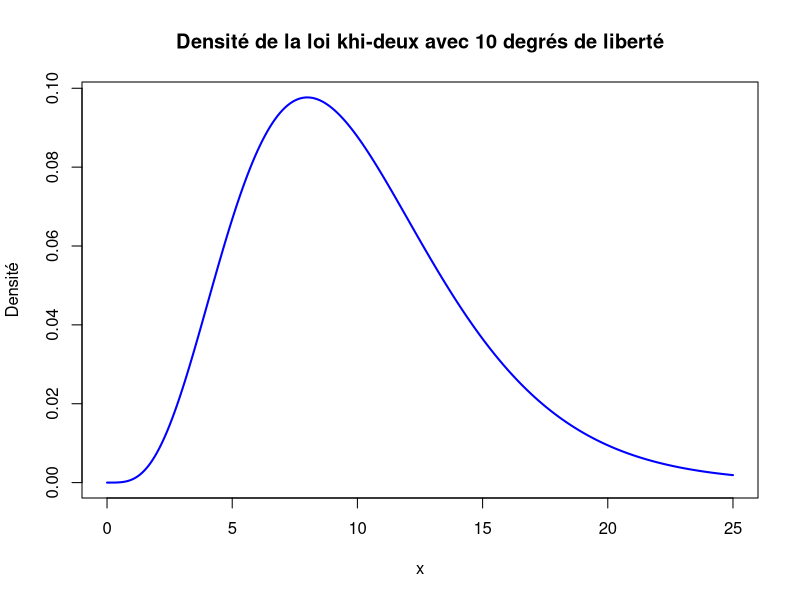
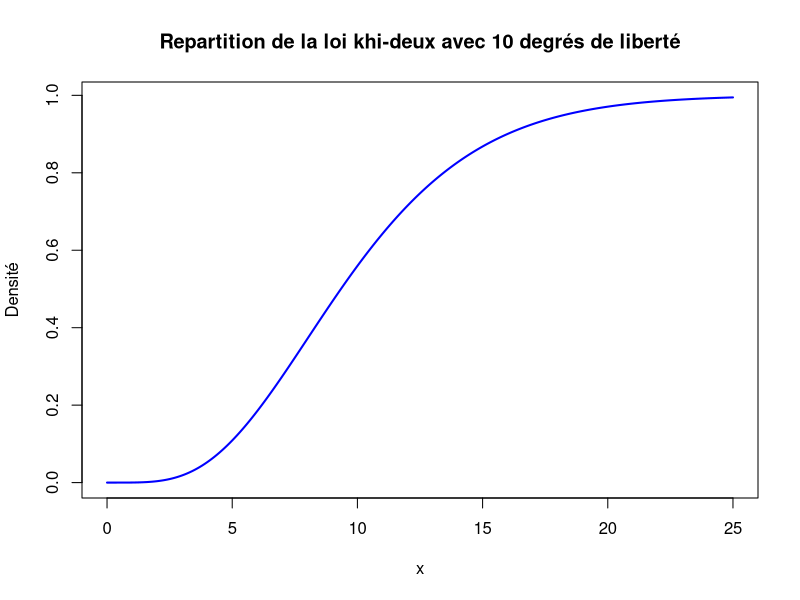
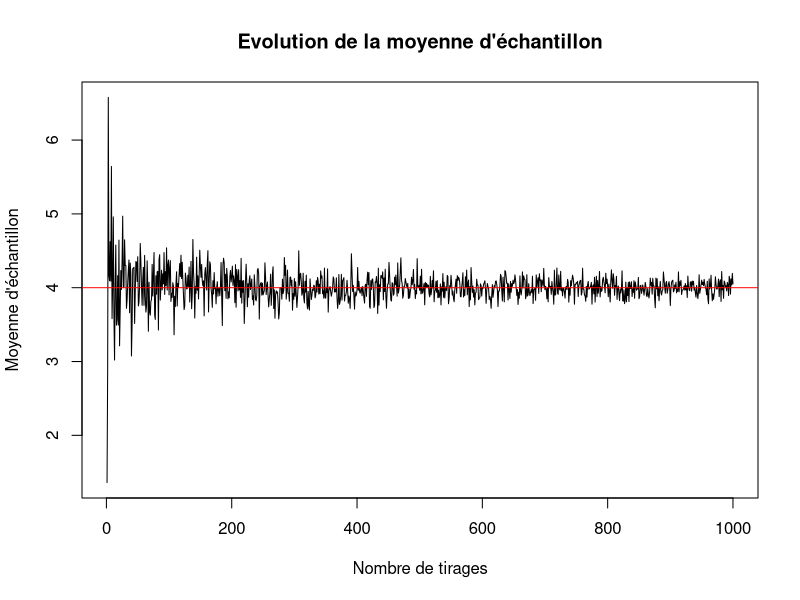
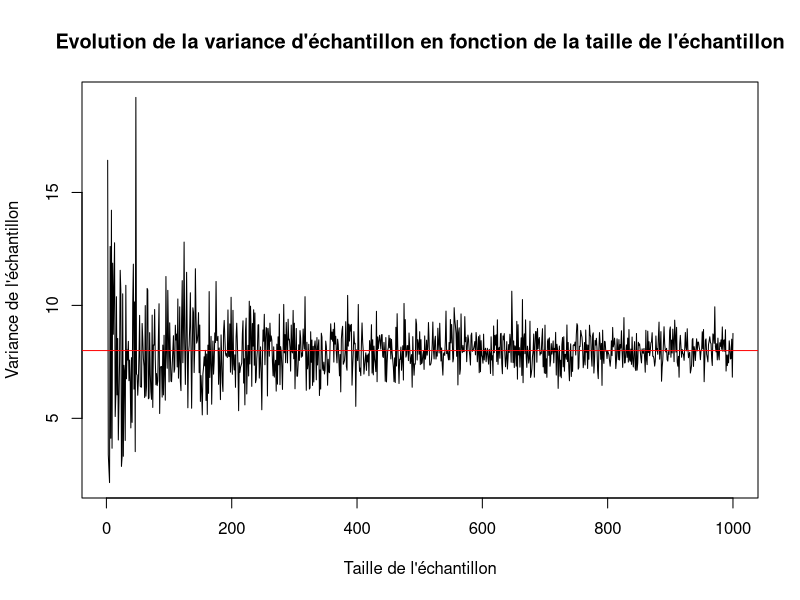
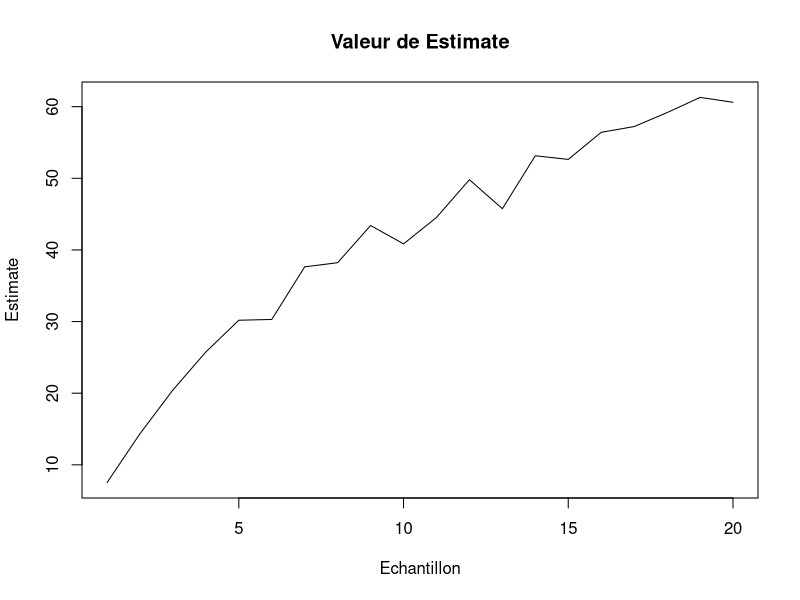
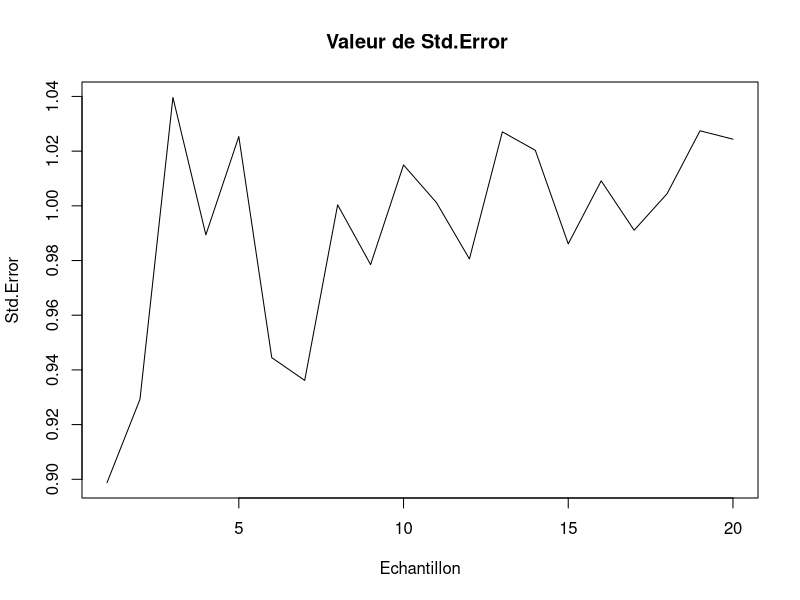
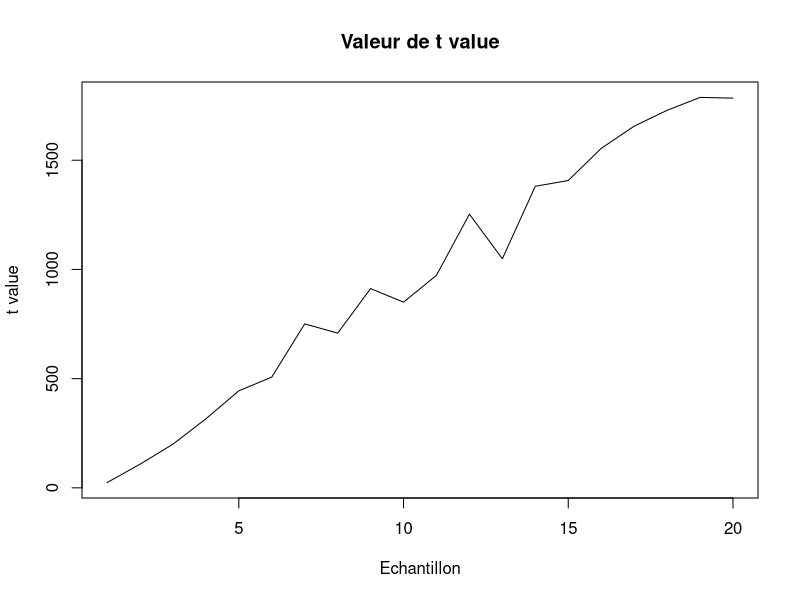
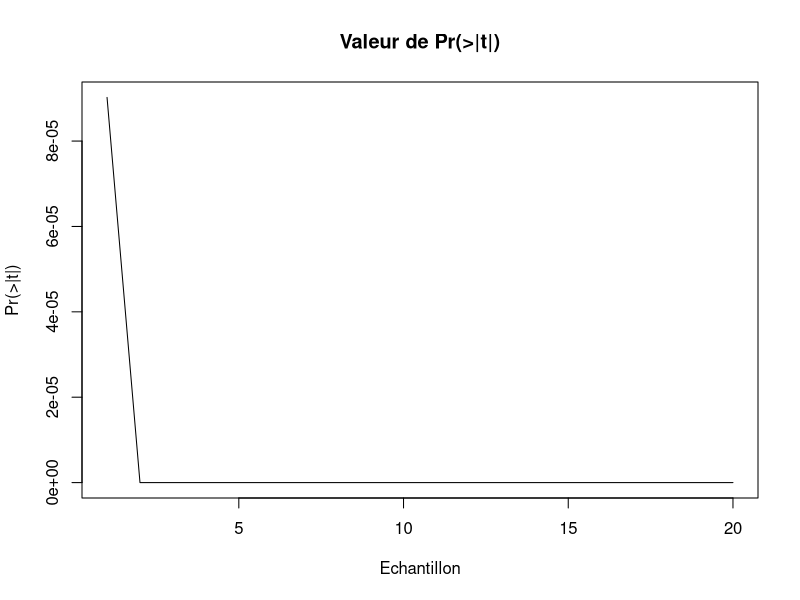

Write R code to recreate these figures, in order.
## ---- chunk 1
# Vecteur de valeurs pour l'axe des abscisses
x <- seq(0, 25, by=0.1)

# Calcul de la densité de la loi khi-deux
y <- dchisq(x, df=10)

# Tracé de la densité
plot(x, y, type="l", col="blue", lwd=2, xlab="x", ylab="Densité", 
     main="Densité de la loi khi-deux avec 10 degrés de liberté")
## ---- chunk 2
# Vecteur de valeurs pour l'axe des abscisses
x <- seq(0, 25, by=0.1)

# Calcul de la densité de la loi khi-deux
y <- pchisq(x, df=10)

# Tracé de la densité
plot(x, y, type="l", col="blue", lwd=2, xlab="x", ylab="Densité", 
     main="Repartition de la loi khi-deux avec 10 degrés de liberté")
## ---- chunk 3
# Fixer le nombre de tirages
n_tirages <- 1000

# Initialiser le vecteur pour stocker les moyennes d'échantillon
moyennes_echantillon <- numeric(n_tirages)

# Réaliser les tirages et calculer les moyennes d'échantillon
for (i in 1:n_tirages) {
  # Tirer i nombres aléatoires dans la loi du khi-deux avec 4 degrés de liberté
  tirage <- rchisq(i, df = 4)
  
  # Calculer la moyenne d'échantillon
  moyennes_echantillon[i] <- mean(tirage)
}

# Afficher les moyennes d'échantillon obtenues
plot(moyennes_echantillon, type = 'l', 
     main = "Evolution de la moyenne d'échantillon", 
     xlab = "Nombre de tirages", 
     ylab = "Moyenne d'échantillon")
abline(h = 4, col = "red")
## ---- chunk 4
# Initialisation du vecteur de stockage des variances
variances_echantillon <- numeric(1000)

# Réalisation de l'échantillonnage et calcul des variances
for (n in 1:1000) {
  echantillon <- rchisq(n, df = 4)
  variances_echantillon[n] <- var(echantillon)
}

# Tracé de l'évolution des variances d'échantillon
plot(variances_echantillon, type = 'l', 
     xlab = 'Taille de l\'échantillon', 
     ylab = 'Variance de l\'échantillon',
     main = 'Evolution de la variance d\'échantillon en fonction de la taille de l\'échantillon')
abline(h=8, col='red')
## ---- chunk 5
library(ggplot2)
library(tidyr)

# Définir les paramètres
set.seed(123)
Taille <- seq(10, 1000, 50)
alpha <- 0.95 # seuil de confiance
K <- 2 # le nombre de paramètres
indice <- 0
sigma_chap <- c()

# Créer des vecteurs pour stocker les résultats
conf_int_chisq <- matrix(data = NA, ncol = 4, nrow = length(Taille))
test_hypothesis <- matrix(data = NA, ncol = 4, nrow = length(Taille))

# Boucle sur chaque valeur de la taille pour calculer les résultats
for(i in Taille){
  indice <- indice + 1
  
  # Générer des données
  x <- rnorm(i, mean = 0, sd = 1)
  y <- 2 * x + rnorm(i, mean = 0, sd = 1) 
  
  # Ajuster un modèle linéaire simple
  fit <- lm(y ~ x)
  
  # Calculer l'intervalle de confiance classique à 95%
  conf_int_t <- confint(fit, level = alpha)
  
  # Stastistiques 
  sigma_chap[indice] <- sum(fit$residuals^2)/(i-K)
  
  # Calculer l'intervalle de confiance basé sur la loi de khi-deux à 4 degrés de liberté
  conf_int_chisq[indice,1] <- coef(fit)[1] - qnorm(0.975) * sqrt(summary(fit)$sigma^2 / qchisq(0.975, df = 4))
  conf_int_chisq[indice,2] <- coef(fit)[2] - qnorm(0.975) * sqrt(summary(fit)$sigma^2 / qchisq(0.975, df = 4))
  conf_int_chisq[indice,3] <- coef(fit)[1] + qnorm(0.025) * sqrt(summary(fit)$sigma^2 / qchisq(0.025, df = 4))
  conf_int_chisq[indice,4] <- coef(fit)[2] + qnorm(0.025) * sqrt(summary(fit)$sigma^2 / qchisq(0.025, df = 4))
  
  # Effectuer un test d'hypothèse sur le coefficient de régression beta
  test_hypothesis[indice,] <- c(summary(fit)$coefficients[2, ] / sqrt(summary(fit)$cov.unscaled[2, 2]))
}

# Convertir les matrices en dataframes
conf_int_chisq <- as.data.frame(conf_int_chisq)
test_hypothesis <- as.data.frame(test_hypothesis)

# Ajouter les noms de colonnes pour chaque dataframe
colnames(conf_int_chisq) <- c("IC_min_beta_0", "IC_max_beta_0", "IC_min_beta_1", "IC_max_beta_1")
colnames(test_hypothesis) <- c("Estimate","Std.Error","t_value","Pr(>|t|)")
## ---- chunk 6
plot(test_hypothesis$Estimate, type = 'l',
     main = 'Valeur de Estimate',xlab = "Echantillon",ylab ="Estimate" )
plot(test_hypothesis$Std.Error, type = 'l',
     main = 'Valeur de Std.Error ',xlab = "Echantillon",ylab = "Std.Error")
plot(test_hypothesis$t_value, type = 'l',
     main = 'Valeur de t value',xlab = "Echantillon",ylab = "t value")
plot(test_hypothesis$`Pr(>|t|)`, type = 'l',
     main = 'Valeur de Pr(>|t|)', xlab = "Echantillon", ylab = "Pr(>|t|)")

## ---- chunk 7
df_conf_int <- data.frame(Taille, conf_int_chisq) %>% 
  gather(key = "ic_type", value = "ic_value", -Taille)

# Tracer les intervalles de confiance avec ggplot2
ggplot(df_conf_int, aes(x = Taille, y = ic_value, color = ic_type)) +
  geom_line() +
  labs(x = "Taille de l'échantillon", y = "Valeur de l'intervalle de confiance", 
       color = "Type d'intervalle de confiance") +
  theme_bw() + 
  labs(title = 'Intervalles de confiance') + theme(plot.title = element_text(hjust = 0.5, vjust = 0.5))
